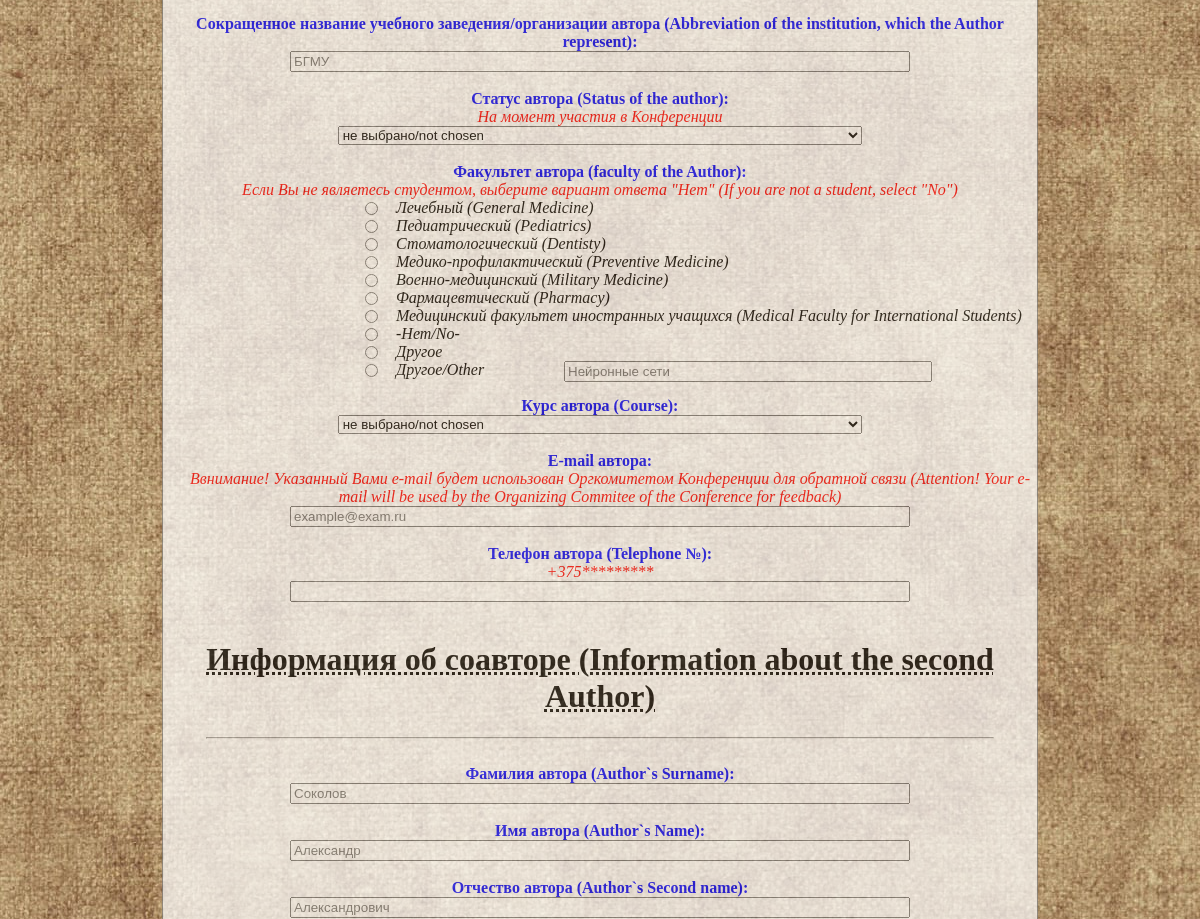
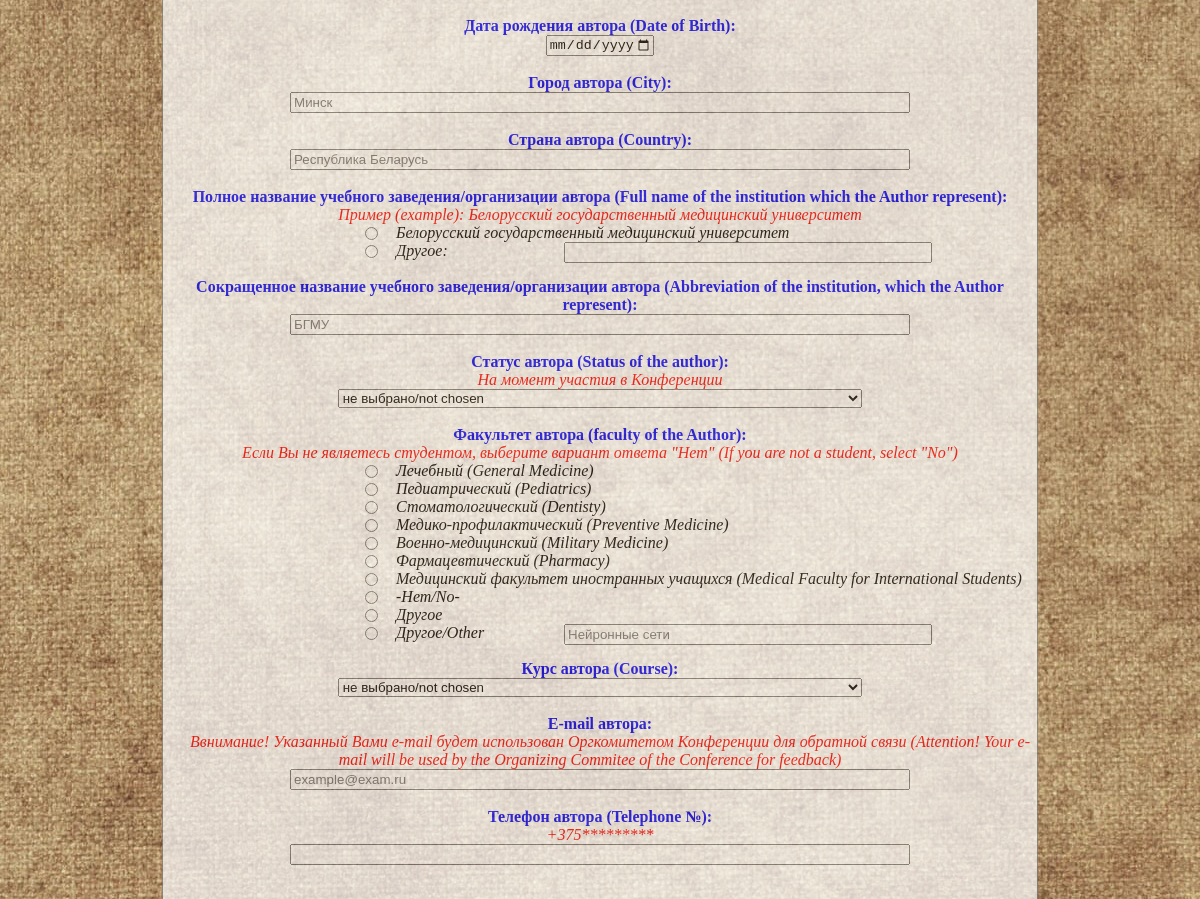
Before: / (middle part) with the older database file (2 pictures, top to bottom).
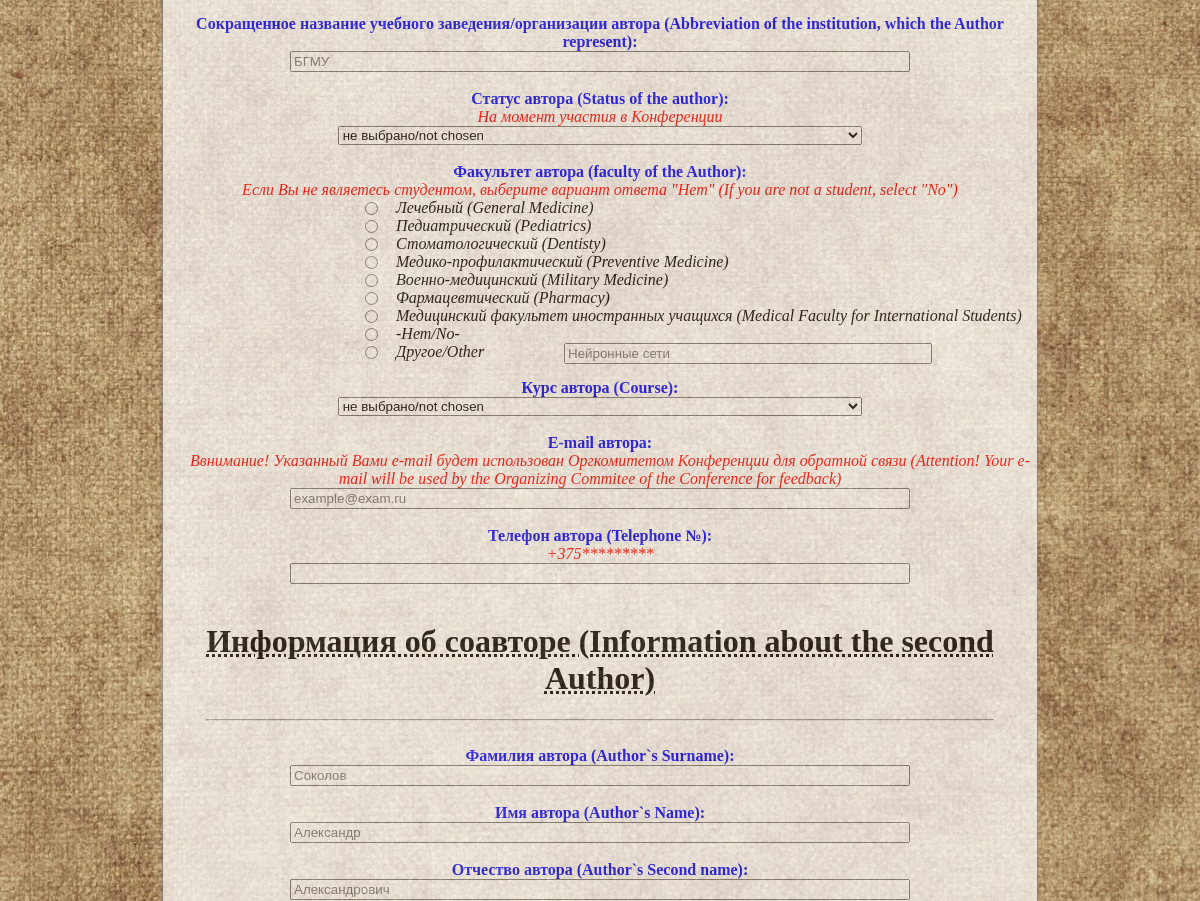
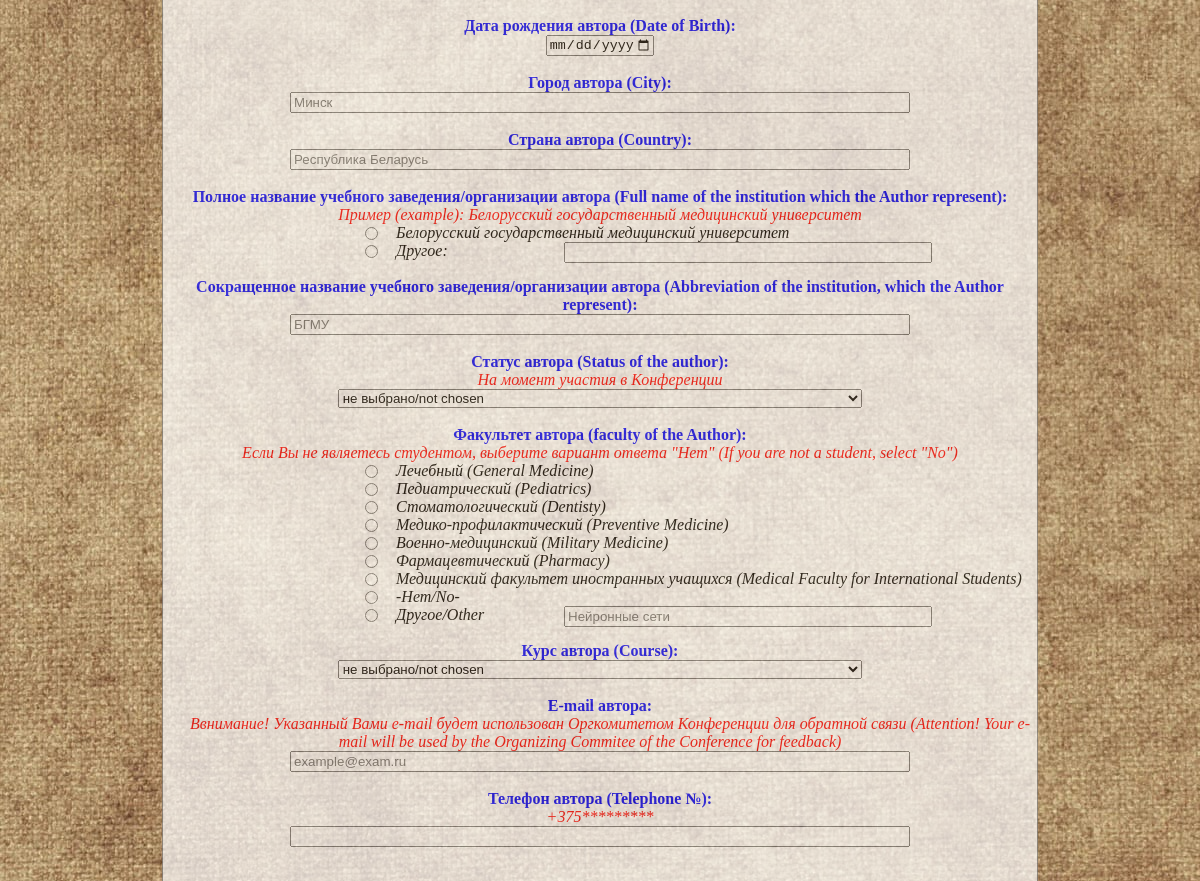
After: the same page with the newer database file (2 pictures, top to bottom).
### tables this page shows
CREATE TABLE IF NOT EXISTS `faculties` (
  `id_faculti` int(10) NOT NULL AUTO_INCREMENT,
  `name_faculti` varchar(100) NOT NULL,
  PRIMARY KEY (`id_faculti`)
);

### index.php (the view, shortened to what this page needs)
<!DOCTYPE html>
<html lang="en">
<head>
    <link rel="stylesheet" href="style.css">
</head>
<body>
<?php
$dbc=mysqli_connect(HOST, USER_NAME, USER_PWD, DB_NAME)
    or die("Не удалось подключиться к БД");
mysqli_query($dbc,'SET NAMES utf8');
?>
<form method="post" action="<?php echo $_SERVER['PHP_SELF'];?>">
    <div id="conteiner">
         <br><br>
         <br><br>
          <br><br>
         <br><br>
         <br><br>
         <br><br>
        <h1 id="aboutAuthor"><abbr title="Для того, чтобы свернуть блок кликните мышью!))">Информация об авторе (Information about the Author)</abbr> </h1><hr><br>
        <div id="aboutAuthor">
            <b> Фамилия автора (Author`s Surname):</b><br>
            <input type="text" name="secondname" required pattern="^[А-Я]{1}[а-яА-Я\-]{2,30}|[A-Z]{1}[a-zA-Z\-]{2,30}$" placeholder="Соколов"><br><br>
            <b> Имя автора (Author`s Name):</b><br>
            <input type="text" name="firstname" required pattern="^[А-Я]{1}[а-яА-Я\-]{2,30}|[A-Z]{1}[a-zA-Z\-]{2,30}$" placeholder="Александр"><br><br>
            <b> Отчество автора (Author`s Second name):</b><br>
            <input type="text" name="midlname" required pattern="^[А-Я]{1}[а-яА-Я\-]{2,30}|[A-Z]{1}[a-zA-Z\-]{2,30}$" placeholder="Александрович"><br><br>
            <b> Дата рождения автора (Date of Birth):</b><br>
            <input type="date" name="birthdate" max="2007-01-01" min="1920-01-01" required title="Введите в формате: ГГГГ-ММ-ДД" placeholder="ГГГГ-ММ-ДД"><br><br>
            <b> Город автора (City):</b><br>
            <input type="text" name="city" required placeholder="Минск" pattern="^[А-Я]{1}[а-яА-Я\-\s]{2,40}|[A-Z]{1}[a-zA-Z\-\s]{2,40}$"><br><br>
            <b> Страна автора (Country):</b><br>
            <input type="text" name="country" required placeholder="Республика Беларусь" pattern="^[А-Я]{1}[а-яА-Я\-\s]{2,40}|[A-Z]{1}[a-zA-Z\-\s]{2,40}$"><br><br>
            <b> Полное название учебного заведения/организации автора (Full name of the institution which the Author represent):</b><br>
            <em class="hint">Пример (example): Белорусский государственный медицинский университет</em><br>
            <input type="radio" name="universityName" value="Белорусский государственный медицинский университет" checked><em class="radioNameUniver"> Белорусский государственный медицинский университет</em><br>
            <input type="text" name="nameOtherUniversity" pattern="^[А-Я]{1}[а-яА-Я\-\s]{5,300}|[A-Z]{1}[a-zA-Z\-\s]{5,300}$" id="fullNameUniver1"> <br><br>
            <b> Сокращенное название учебного заведения/организации автора (Abbreviation of the institution, which the Author represent):</b><br>
            <input type="text" name="abbreviatureUniver" required placeholder="БГМУ" pattern="^[А-Я]{2,30}|[A-Z]{2,30}$"><br><br>
            <b> Статус автора (Status of the author):</b><br>
            <em class="hint"> На момент участия в Конференции</em><br>
            <?php
            echo'<select name="statusAuthor" required >';
            echo '<option value=""> не выбрано/not chosen</option>';
            echo'</select>';
            ?><br><br>
            <b> Факультет автора (faculty of the Author):</b><br>
            <em class="hint">Если Вы не являетесь студентом, выберите вариант ответа "Нет" (If you are not a student, select "No")</em><br>
            <?php
            $query="SELECT * FROM faculties";
            $result=mysqli_query($dbc, $query)
            or die ("Не удалось выполнить запрос");
            while($row=mysqli_fetch_array($result))
            {
                echo'<input type="radio" name="facultyName" value="'.$row['name_faculti'].'"><em class="radioNameUniver"> '.$row['name_faculti'].' </em>';
                echo'<br>';
            }
            ?>
            <input type="radio" name="facultyName" value="0" id="rbFac1"><em class="radioNameUniver">Другое/Other</em>
            <input type="text" name="nameOtherFaculty" pattern="^[А-Я]{1}[а-яА-Я\-\s]{3,150}|[A-Z]{1}[a-zA-Z\-\s]{3,150}$" id="otherFac1" placeholder="Нейронные сети"> <br><br>
            <b> Курс автора (Course):</b><br>
            <?php
            echo'<select name="courseAuthor" required >';
            echo '<option value=""> не выбрано/not chosen</option>';
            echo'</select>';
            ?><br><br>
            <b> E-mail автора:</b><br>
            <em class="hint">Ввнимание! Указанный Вами e-mail будет использован Оргкомитетом Конференции для обратной связи
                (Attention! Your e-mail will be used by the Organizing Commitee of the Conference for feedback)</em><br>
            <input type="email" name="emailAuthor" placeholder="example@exam.ru" required pattern="^([a-z0-9_-]+\.)*[a-z0-9_-]+@[a-z0-9_-]+(\.[a-z0-9_-]+)*\.[a-z]{2,6}$"><br><br>
            <b> Телефон автора (Telephone №):</b><br>
            <em class="hint">+375*********</em><br>
            <input type="text" name="telAuthor" required pattern="^[0-9()\-+ ]{12,19}" title="Введите в формате +375-(33)-111-22-33"><br><br>
        </div>
        <h1 id="aboutAuthor2"><abbr title="Для того, чтобы свернуть блок кликните мышью!))"> Информация об соавторе (Information about the  second Author)</abbr> </h1><hr><br>
        <div id="aboutAuthor2">
            <b> Фамилия автора (Author`s Surname):</b><br>
            <input type="text" name="secondname2"  pattern="^[А-Я]{1}[а-яА-Я\-]{2,30}|[A-Z]{1}[a-zA-Z\-]{2,30}$" placeholder="Соколов"><br><br>
            <b> Имя автора (Author`s Name):</b><br>
            <input type="text" name="firstname2"  pattern="^[А-Я]{1}[а-яА-Я\-]{2,30}|[A-Z]{1}[a-zA-Z\-]{2,30}$" placeholder="Александр"><br><br>
            <b> Отчество автора (Author`s Second name):</b><br>
            <input type="text" name="midlname2"  pattern="^[А-Я]{1}[а-яА-Я\-]{2,30}|[A-Z]{1}[a-zA-Z\-]{2,30}$" placeholder="Александрович"><br><br>
            <b> Дата рождения автора (Date of Birth):</b><br>
            <input type="date" name="birthdate2" max="2007-01-01" min="1920-01-01"  title="Введите в формате: ГГГГ-ММ-ДД" placeholder="ГГГГ-ММ-ДД"><br><br>
            <b> Город автора (City):</b><br>
            <input type="text" name="city2" placeholder="Минск" pattern="^[А-Я]{1}[а-яА-Я\-\s]{2,40}|[A-Z]{1}[a-zA-Z\-\s]{2,40}$"><br><br>
            <b> Страна автора (Country):</b><br>
            <input type="text" name="country2" placeholder="Республика Беларусь" pattern="^[А-Я]{1}[а-яА-Я\-\s]{2,40}|[A-Z]{1}[a-zA-Z\-\s]{2,40}$"><br><br>
            <b> Полное название учебного заведения/организации автора (Full name of the institution which the Author represent):</b><br>
            <em class="hint">Пример (example): Белорусский государственный медицинский университет</em><br>
            <input type="radio" name="universityName2" value="Белорусский государственный медицинский университет" ><em class="radioNameUniver"> Белорусский государственный медицинский университет</em><br>
            <input type="radio" name="universityName2" value="0" id="rbUniver2"><em class="radioNameUniver"> Другое:</em>
            <input type="text" name="nameOtherUniversity2" pattern="^[А-Я]{1}[а-яА-Я\-\s]{5,300}|[A-Z]{1}[a-zA-Z\-\s]{5,300}$" id="fullNameUniver2"> <br><br>
            <b> Сокращенное название учебного заведения/организации автора (Abbreviation of the institution, which the Author represent):</b><br>
            <input type="text" name="abbreviatureUniver2" placeholder="БГМУ" pattern="^[А-Я]{2,30}|[A-Z]{2,30}$"><br><br>
            <b> Статус автора (Status of the author):</b><br>
            <em class="hint"> На момент участия в Конференции</em><br>
            <?php
            echo'<select name="statusAuthor2" >';
            echo '<option value=""> не выбрано/not chosen</option>';
            echo'</select>';
            ?><br><br>
            <b> Факультет автора (faculty of the Author):</b><br>
            <em class="hint">Если Вы не являетесь студентом, выберите вариант ответа "Нет" (If you are not a student, select "No")</em><br>
            <?php
            $query="SELECT * FROM faculties";
            $result=mysqli_query($dbc, $query)
            or die ("Не удалось выполнить запрос");
            while($row=mysqli_fetch_array($result))
            {
                echo'<input type="radio" name="facultyName2" value="'.$row['name_faculti'].'"><em class="radioNameUniver"> '.$row['name_faculti'].' </em>';
                echo'<br>';
            }
            ?>
            <input type="radio" name="facultyName" value="0" id="rbFac2"><em class="radioNameUniver">Другое/Other</em>
            <input type="text" name="nameOtherFaculty2" pattern="^[А-Я]{1}[а-яА-Я\-\s]{3,150}|[A-Z]{1}[a-zA-Z\-\s]{3,150}$" id="otherFac2" placeholder="Нейронные сети"> <br><br>
            <b> Курс автора (Course):</b><br>
            <?php
            echo'<select name="courseAuthor2" >';
            echo '<option value=""> не выбрано/not chosen</option>';
            echo'</select>';
            ?><br><br>
            <b> E-mail автора:</b><br>
            <em class="hint">Ввнимание! Указанный Вами e-mail будет использован Оргкомитетом Конференции для обратной связи
                (Attention! Your e-mail will be used by the Organizing Commitee of the Conference for feedback)</em><br>
            <input type="email" name="emailAuthor2" placeholder="example@exam.ru"  pattern="^([a-z0-9_-]+\.)*[a-z0-9_-]+@[a-z0-9_-]+(\.[a-z0-9_-]+)*\.[a-z]{2,6}$"><br><br>
            <b> Телефон автора (Telephone №):</b><br>
            <em class="hint">+375*********</em><br>
            <input type="text" name="telAuthor2"  pattern="^[0-9()\-+ ]{12,19}" title="Введите в формате +375-(33)-111-22-33"><br><br>
        </div>
        <button  type="submit" name="btnSend" >Отправить</button><br><br>
        </div>
</form>
</body>
</html>

### style.css (style rules this page uses)
input[type=text], input[type=email] { width: 70%; }
select { width: 60%; }
.hint { color: red; padding: 0px 20px 0px 20px; }
#conteiner { background: white; text-align: center; margin: 0% 13% 0% 13%; border:solid gray 1px; height: 100%; }
body { background-image: url("images/svetlyj-fon.jpg"); opacity: 0.7; }
b { color: blue; }
input[type=radio] { position: absolute; left: 30%; }
em.radioNameUniver { position: absolute; left: 33%; }
#otherFac1,#fullNameUniver1, #fullNameUniver2, #otherFac2,#UniverBoss1,#UniverBoss2 { position: absolute; left: 47%; width:30%; }
hr { color: grey; width: 90%; align-items:center; }
select { max-width: 80%; }

Changed rows visible on the page:
removed faculties: name_faculti "Другое"
